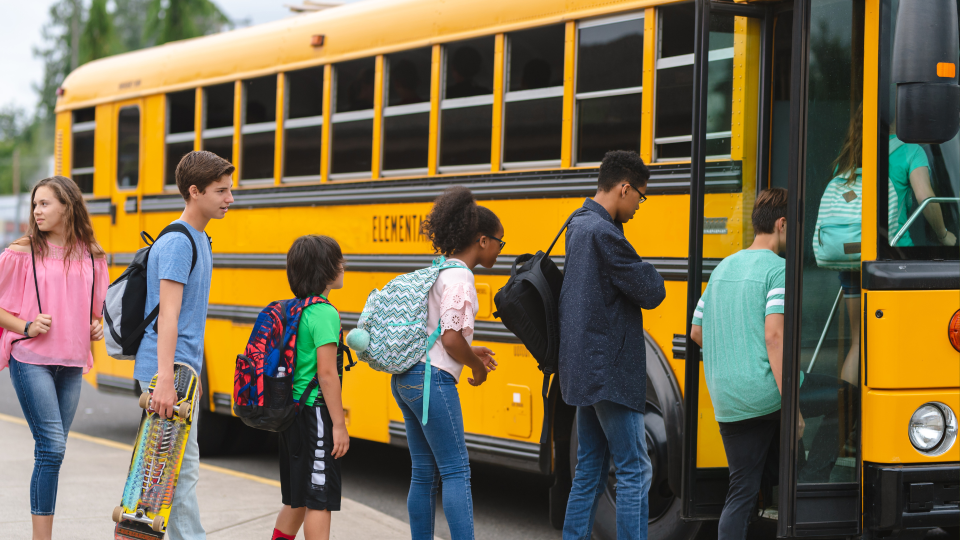
#> input picture Yolo On Image/Images/1.png, 1920 x 1080 px, given in place of the camera (shown at 1/2 size)
$ python main.py
#> lines starting #> are read from the running program, lines starting #| are printed output that depends on the picture; after the words box and inside, x2 and y2 are one past the last pixel; in counts of white or black regions, pixels touching at a corner belong together
import numpy as np
import cv2

hog = cv2.HOGDescriptor()
hog.setSVMDetector(cv2.HOGDescriptor_getDefaultPeopleDetector())

cv2.startWindowThread()
cap = cv2.VideoCapture(0)

while(True):
    ret, frame = cap.read()
#> frame is the input picture: shape (1080, 1920, 3); mean B, G, R 78.5, 107.6, 119.9
    frame = cv2.resize(frame, (640, 480))
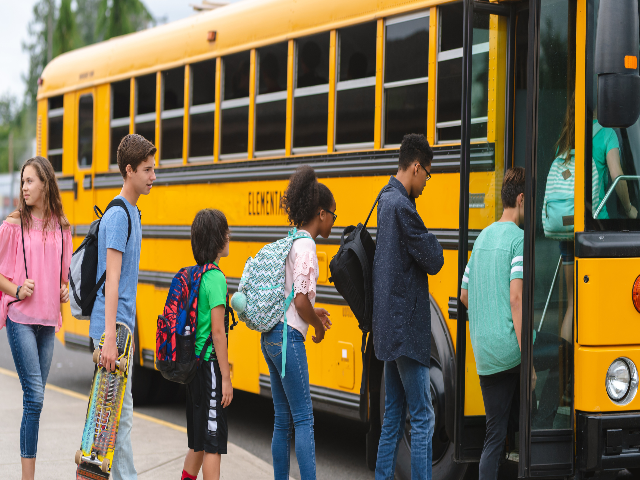
#> frame: shape (480, 640, 3); mean B, G, R 78.5, 107.6, 119.9
    gray = cv2.cvtColor(frame, cv2.COLOR_RGB2GRAY)
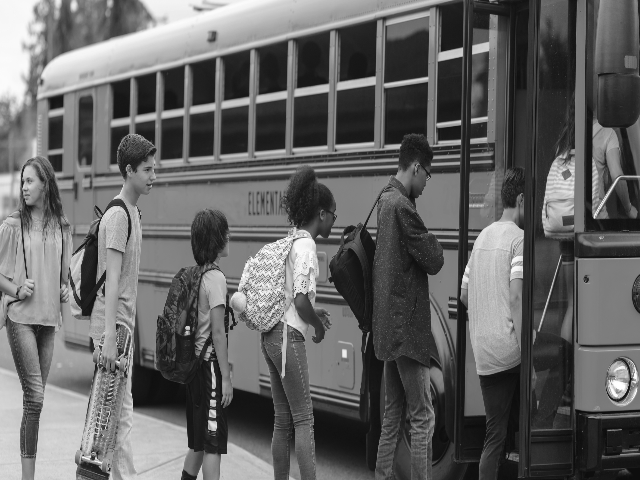
#> gray: shape (480, 640); min 11, max 255, mean 100.3
    boxes, weights = hog.detectMultiScale(frame, winStride=(8,8) )
#> boxes = [[79, 165, 83, 165], [458, 181, 88, 176]]; weights = [0.355, 0.364]
    boxes = np.array([[x, y, x + w, y + h] for (x, y, w, h) in boxes])
#> boxes = [[79, 165, 162, 330], [458, 181, 546, 357]]
    for (xA, yA, xB, yB) in boxes:
        cv2.rectangle(frame, (xA, yA), (xB, yB), (0, 255, 0), 2)
        cv2.putText(frame, "Human!", (xA, yA), cv2.FONT_HERSHEY_PLAIN, 1, (255,0,0), 2, cv2.LINE_AA)
#> this loop made 2 passes
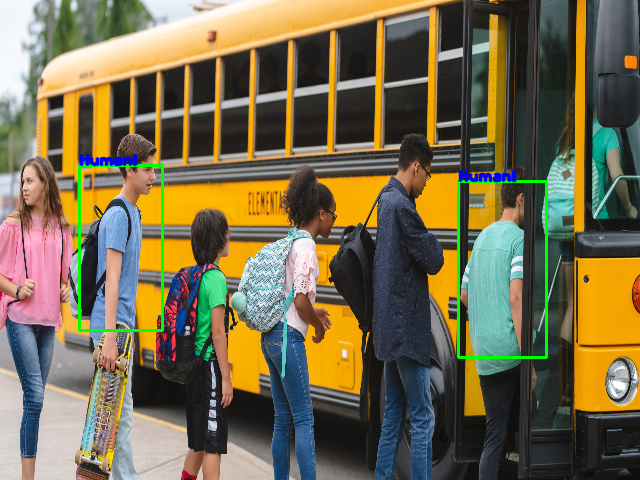
#> frame: shape (480, 640, 3); 1.29% of pixels changed, all inside (x1, y1, x2, y2) = (78, 154, 548, 359)
    cv2.imshow('frame',frame)
    if cv2.waitKey(1) & 0xFF == ord('q'):
#> (key q is pressed here)
        break

cap.release()
#> (the run stopped early here; a loop or call above may not have finished)

$ run again, on Yolo On Image/Images/2.png
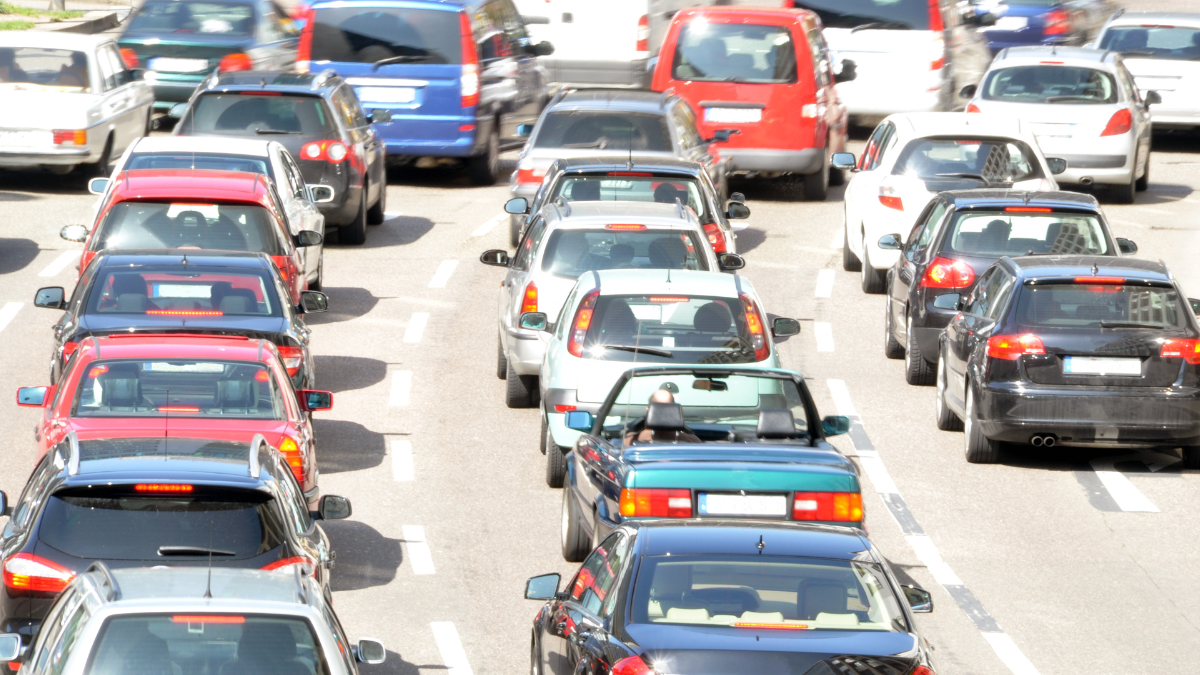
#> input picture Yolo On Image/Images/2.png, 1200 x 675 px, given in place of the camera
#> frame is the input picture: shape (675, 1200, 3); mean B, G, R 170.6, 169.6, 174.5
#> `frame = cv2.resize(frame, (640, 480))`:
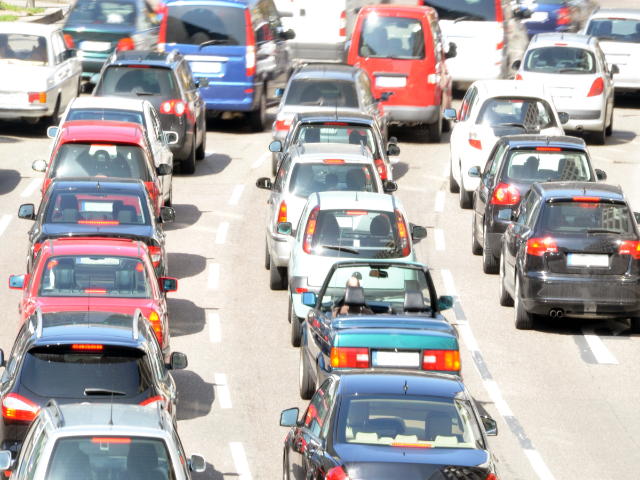
#> frame: shape (480, 640, 3); mean B, G, R 170.4, 169.5, 174.4
#> `gray = cv2.cvtColor(frame, cv2.COLOR_RGB2GRAY)`:
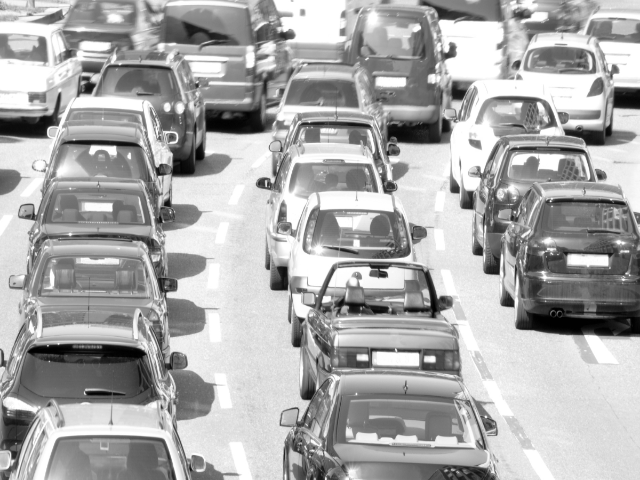
#> gray: shape (480, 640); min 0, max 255, mean 170.4
#> `boxes, weights = hog.detectMultiScale(frame, winStride=(8,8) )`: boxes = ()
#> `boxes = np.array([[x, y, x + w, y + h] for (x, y, w, h) in boxes])`: boxes = empty array

$ run again, on Yolo On Image/Images/3.png
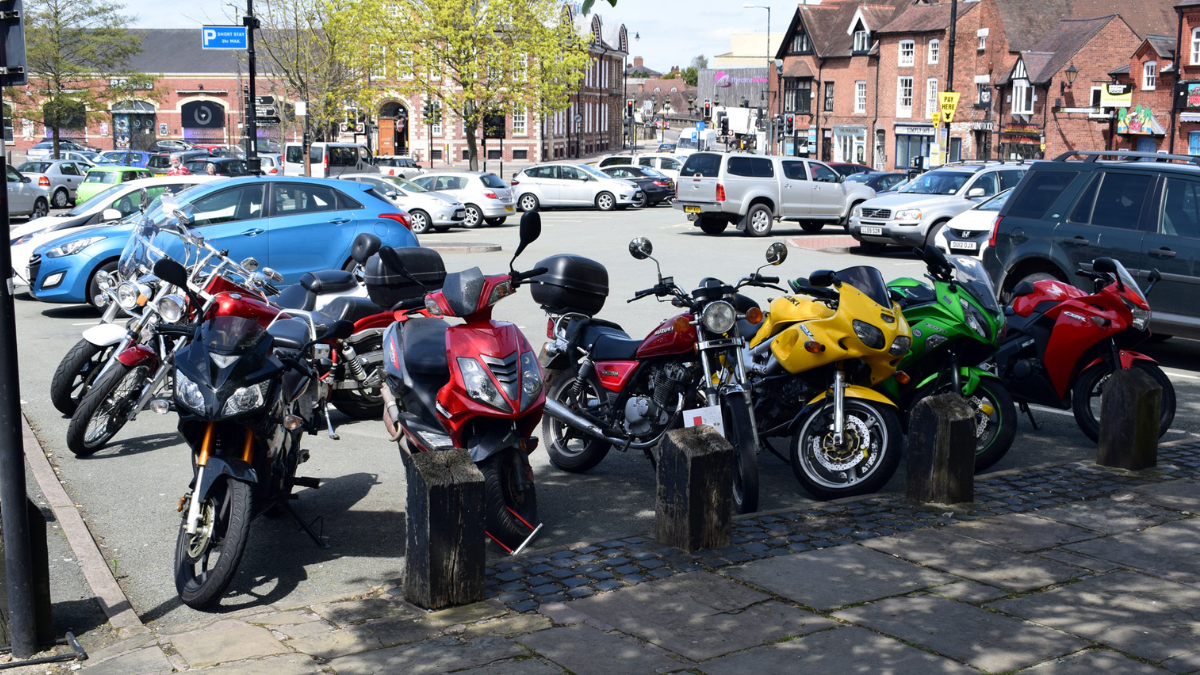
#> input picture Yolo On Image/Images/3.png, 1200 x 675 px, given in place of the camera
#> frame is the input picture: shape (675, 1200, 3); mean B, G, R 108.2, 105.8, 105.5
#> `frame = cv2.resize(frame, (640, 480))`:
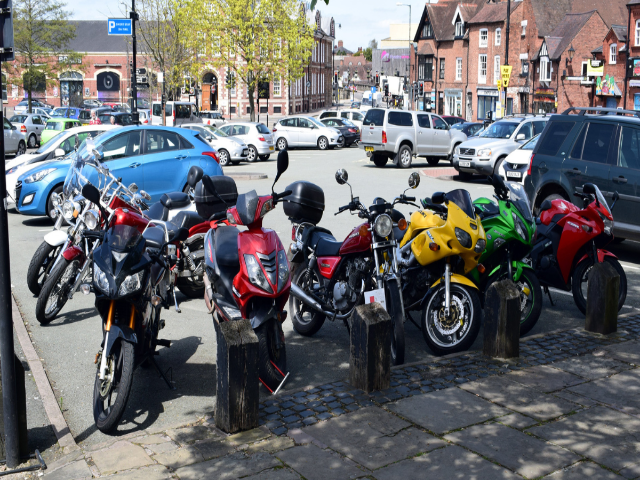
#> frame: shape (480, 640, 3); mean B, G, R 108, 105.7, 105.4
#> `gray = cv2.cvtColor(frame, cv2.COLOR_RGB2GRAY)`:
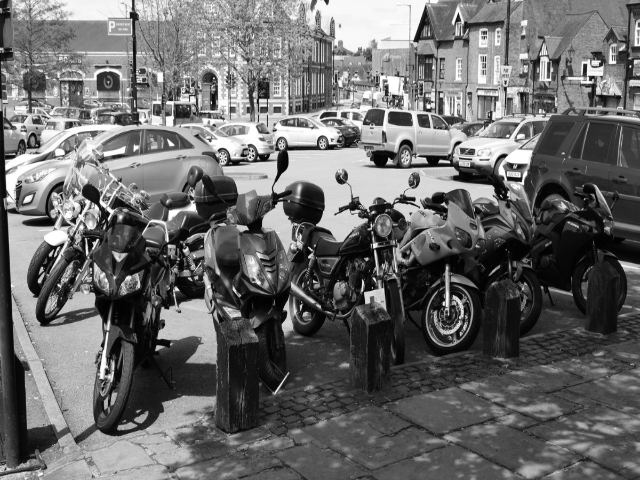
#> gray: shape (480, 640); min 1, max 255, mean 106.4
#> `boxes, weights = hog.detectMultiScale(frame, winStride=(8,8) )`: boxes = ()
#> `boxes = np.array([[x, y, x + w, y + h] for (x, y, w, h) in boxes])`: boxes = empty array
